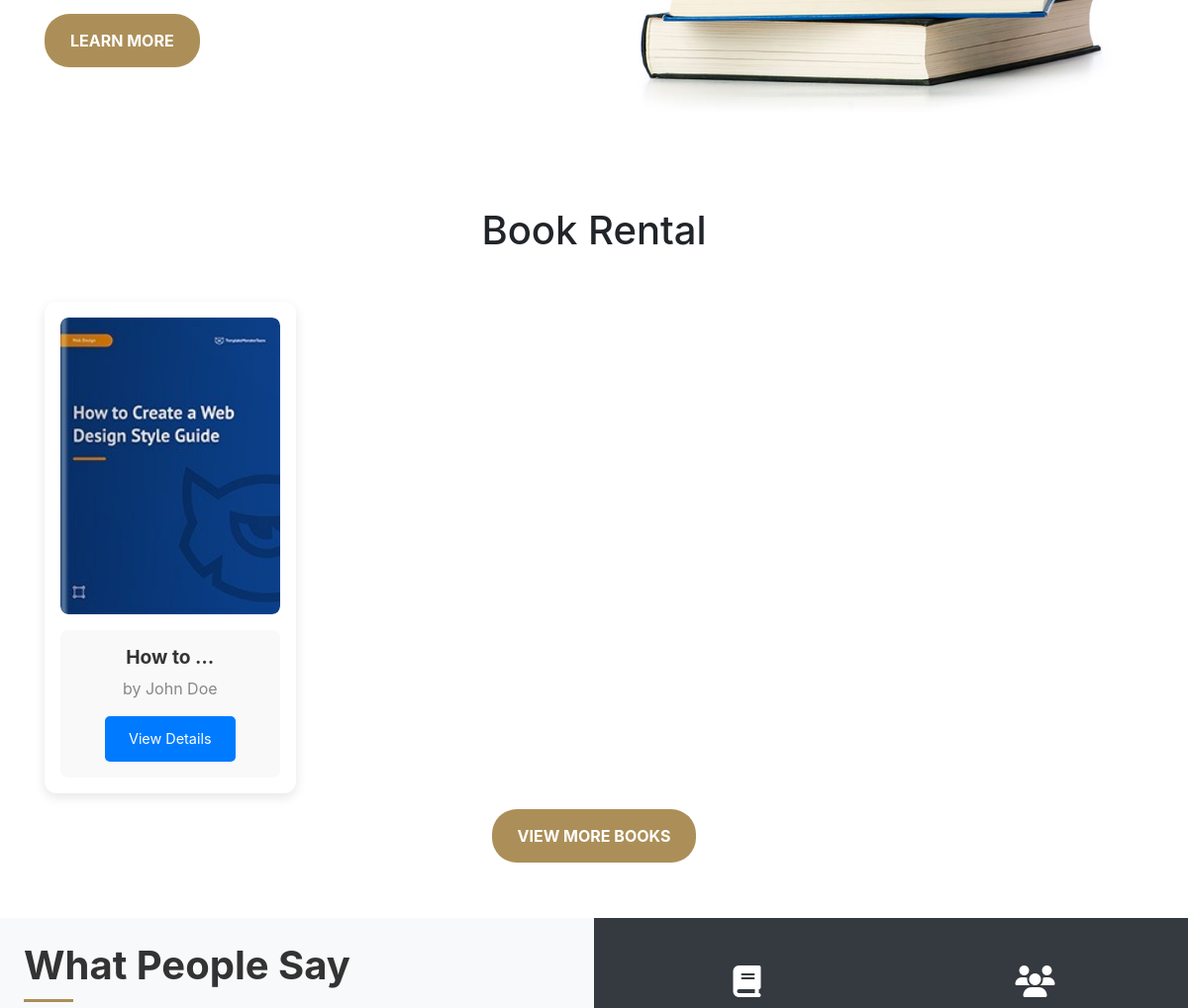
The app's page / (middle part), older data.
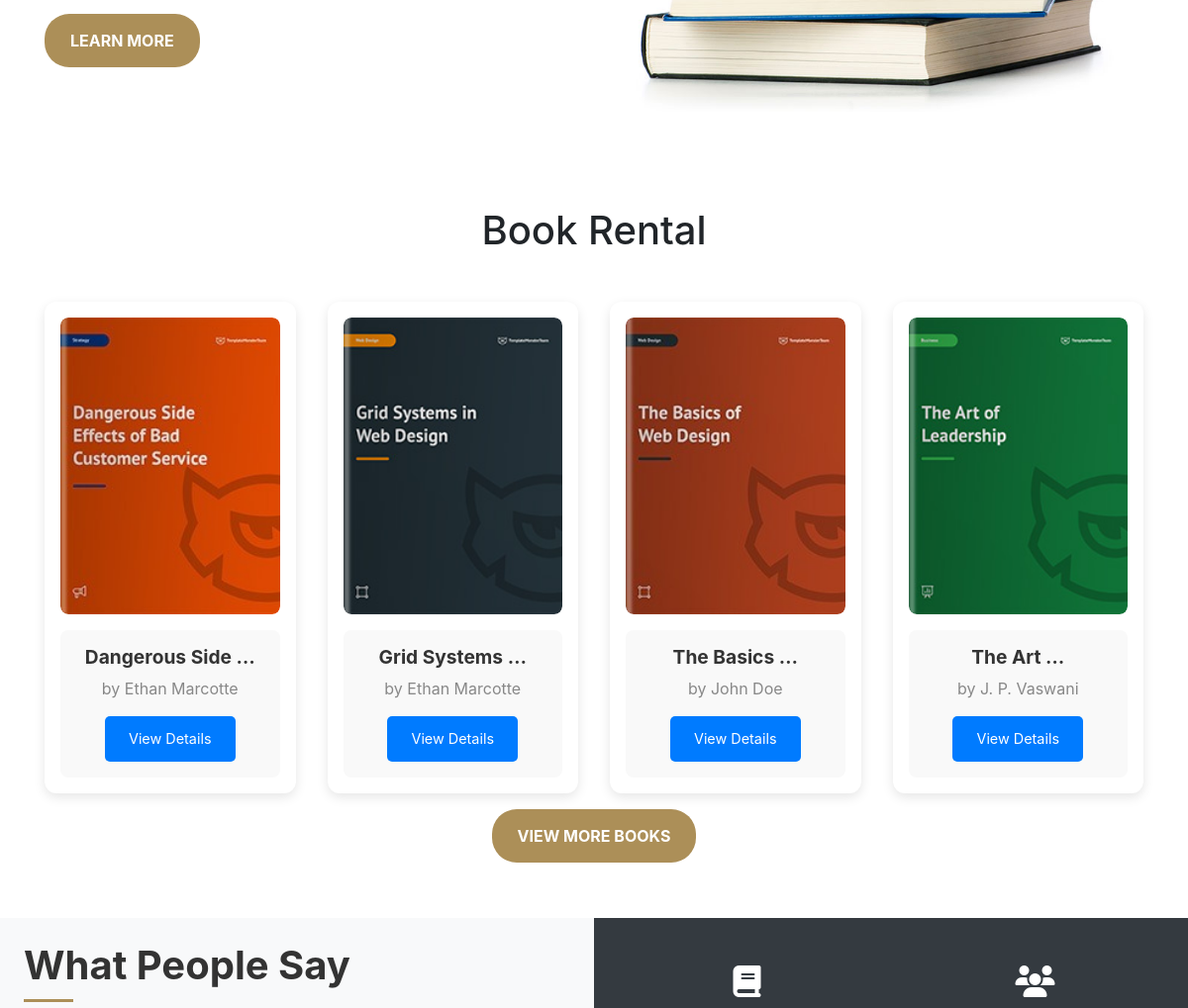
The same page, newer data.
### books/models.py (models this page shows, shortened)
class Book(models.Model):
    title = models.CharField(max_length=200)
    author = models.CharField(max_length=200)
    description = models.TextField()
    cover_image = models.ImageField(upload_to='book_covers/')
    sample_pdf = models.FileField(upload_to='book_samples/')
    full_pdf = models.FileField(upload_to='book_full/')
    price = models.DecimalField(max_digits=6, decimal_places=2)

### books/views.py (the view)
# urls.py: path('', views.home, name='home'),
def home(request):
    books = Book.objects.all().order_by('-id')[:4]
    news_items = News.objects.order_by('-date')[:3]
    return render(request, 'books/home.html', {'books': books, 'news_items':news_items})

### templates/books/home.html (shortened to what this page needs)
{% extends 'layout/base.html' %}
{% load static %}
{% block body %}
<section class="section section-lg novi-background bg-cover">
    <div class="container container-bigger">
        <div class="row row-50 justify-content-md-center align-items-lg-center justify-content-xl-between">
            <div class="col-md-10 col-lg-6 col-xxl-5">
                <a class="button button-nina offset-top-40 d-inline-block" href="{% url 'about' %}"><span>learn
                        more</span></a>
            </div>
            <div class="col-md-10 col-lg-6">
                <img src="{% static 'images/header2.jpg' %}" alt="About Us Image" width="718" height="628">
            </div>
        </div>
    </div>
</section>
<section class="book_rental">
    <div class="container mt-5">
        <h1 class="text-center mb-5">Book Rental</h1>
        <div class="book-grid">
            {% for book in books %}
            <div class="book-item">
                <div class="book-cover">
                    <img src="{{ book.cover_image.url }}" alt="{{ book.title }}">
                </div>
                <div class="book-info">
                    <h2 class="book-title">{{ book.title|truncatewords:2 }}</h2>
                    <p class="book-author">by {{ book.author }}</p>
                    <a href="{% url 'book_detail' book.id %}" class="btn-view">View Details</a>
                </div>
            </div>
            {% endfor %}
        </div>
        <div class="text-center mt-3">
            <a href="{% url 'books' %}" class="button view-all-btn">View More Books</a>
        </div>
    </div>
</section>
<section class="container-fluid mt-2">
    <div class="row">
        <div class="col-md-6 testimonial-section p-4">
            <h2 class="mb-4">What People Say</h2>
        </div>
        <div class="col-md-6 stats-section p-4">
            <div class="row">
                <div class="col-6 stat-item">
                    <i class="fa-solid fa-book fa-2x p-1"></i>
                </div>
                <div class="col-6 stat-item">
                    <i class="fa-solid fa-users fa-2x p-1"></i>
                </div>
            </div>
        </div>
    </div>
</section>
{% endblock body %}

Row changes from the older to the newer data that the page shows:
no longer on this page (row edited): Book: cover_image (picture), title "How to …", author "John Doe"
added Book: cover_image (picture), title "Dangerous Side …", author "Ethan Marcotte"
added Book: cover_image (picture), title "Grid Systems …", author "Ethan Marcotte"
added Book: cover_image (picture), title "The Basics …", author "John Doe"
added Book: cover_image (picture), title "The Art …", author "J. P. Vaswani"
